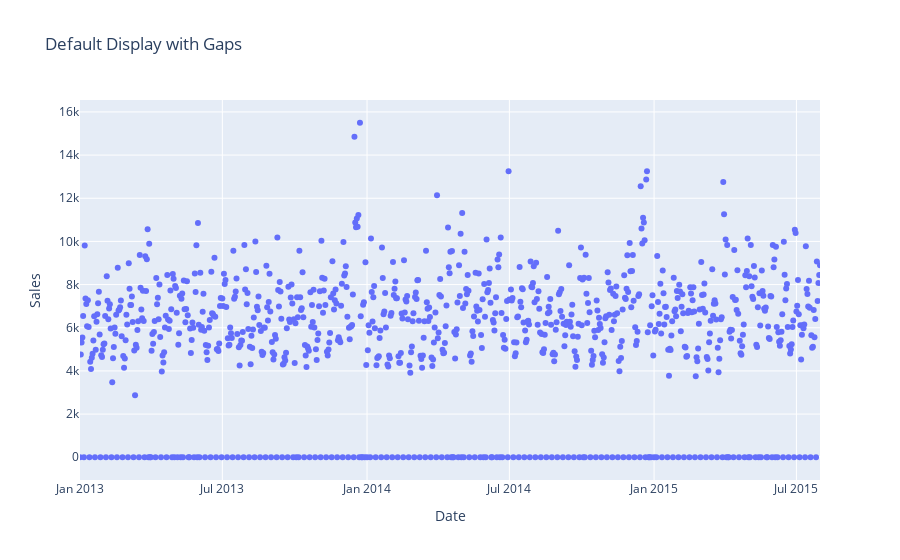

This figure's notebook cell:
### Code cell
fig = px.scatter(seasonal_grouped_by_date, x='Date', y='Sales', range_x=['2013-01-01', '2015-07-31'],
                 title="Default Display with Gaps")
fig.show()

### Figure 1 — Plotly figure (JSON) as saved in the notebook; plotly's stock layout.template omitted (floating-point values rounded to 4 significant figures; data arrays with more than 128 entries replaced by an {"elided": "..."} marker saying what was removed)
{"data": [{"hovertemplate": "Date=%{x}<br>Sales=%{y}<extra></extra>", "legendgroup": "", "marker": {"color": "#636efa", "symbol": "circle"}, "mode": "markers", "name": "", "orientation": "v", "showlegend": false, "type": "scatter", "x": {"elided": "942 str values"}, "xaxis": "x", "y": {"elided": "942 int values"}, "yaxis": "y"}], "layout": {"legend": {"tracegroupgap": 0}, "title": {"text": "Default Display with Gaps"}, "xaxis": {"anchor": "y", "domain": [0, 1], "range": ["2013-01-01", "2015-07-31"], "title": {"text": "Date"}}, "yaxis": {"anchor": "x", "domain": [0, 1], "title": {"text": "Sales"}}}}
